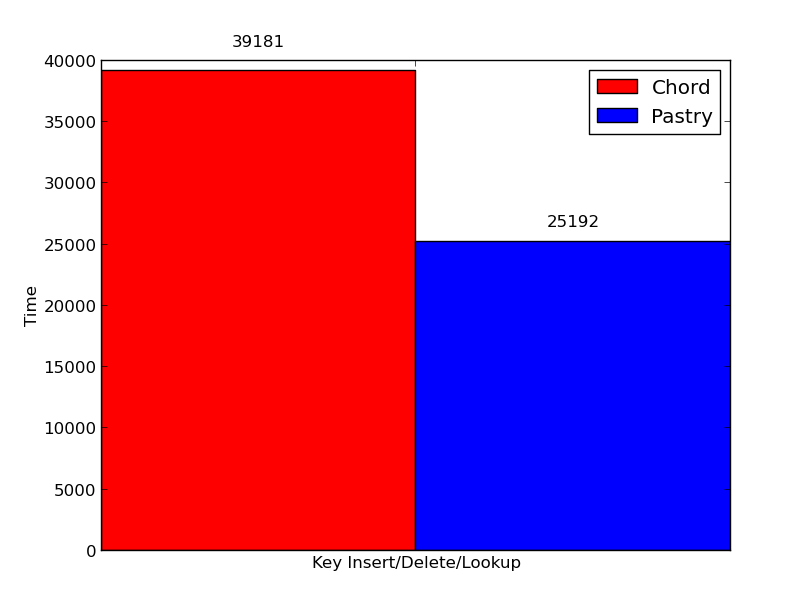

Recreate this plot in Python.
import numpy as np
import matplotlib.pyplot as plt

N = 1
menMeans = (39181)
menStd =   (25192)

ind = np.arange(N)  # the x locations for the groups
width = 0.35       # the width of the bars

fig, ax = plt.subplots()
rects1 = ax.bar(ind, menMeans, width, color='r')

womenMeans = (25192)
womenStd =   (25192)
rects2 = ax.bar(ind+width, womenMeans, width, color='b')

# add some text for labels, title and axes ticks
ax.set_ylabel('Time')
#ax.set_title('Scores by group and gender')
ax.set_xticks(ind+width)
ax.set_xticklabels( ('Key Insert/Delete/Lookup', 'Key Insert/Delete/Lookup') )

ax.legend( (rects1[0], rects2[0]), ('Chord', 'Pastry') )

def autolabel(rects):
    # attach some text labels
    for rect in rects:
        height = rect.get_height()
        ax.text(rect.get_x()+rect.get_width()/2., 1.05*height, '%d'%int(height),
                ha='center', va='bottom')

autolabel(rects1)
autolabel(rects2)

plt.show()
